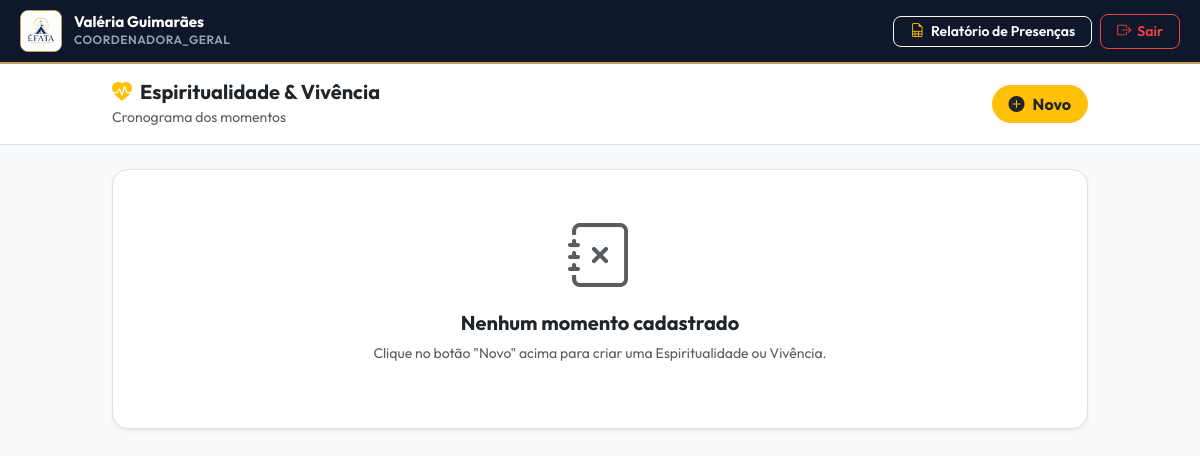
Page /espiritualidade.php on the earlier database version.
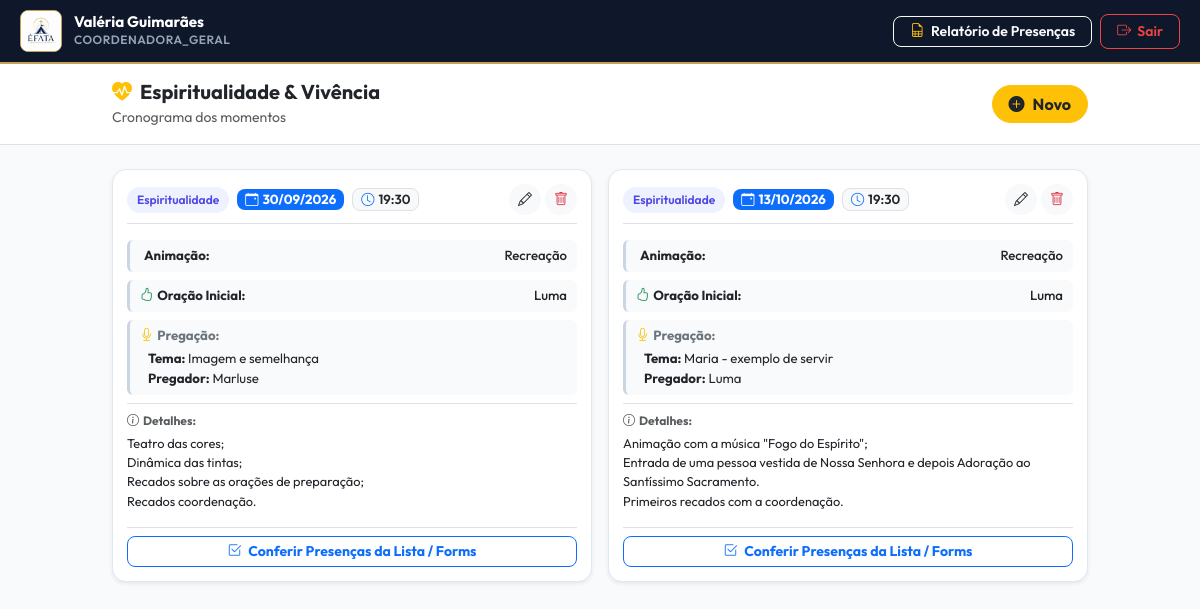
Same page on the later database version.
### tables this page shows
CREATE TABLE `espiritualidades` (
  `id` int(11) NOT NULL,
  `edicao_id` int(11) DEFAULT NULL,
  `tipo` varchar(50) NOT NULL,
  `data_momento` date DEFAULT NULL,
  `horario_momento` time DEFAULT NULL,
  `animacao_responsavel` varchar(255) DEFAULT NULL,
  `oracao_inicial_responsavel` varchar(255) DEFAULT NULL,
  `pregacao_tema` varchar(255) DEFAULT NULL,
  `pregacao_pregador` varchar(255) DEFAULT NULL,
  `detalhes` text DEFAULT NULL,
  `created_at` timestamp NOT NULL DEFAULT current_timestamp()
);

### espiritualidade.php (the view, shortened to what this page needs)
<?php
require_once 'config/database.php';
$nome_usuario = $_SESSION['usuario_nome'] ?? $_SESSION['nome'] ?? 'Valéria Guimarães';
$perfil       = $_SESSION['usuario_perfil'] ?? $_SESSION['perfil'] ?? 'COORDENADORA_GERAL';
$edicao_id_param = isset($_GET['edicao_id']) ? intval($_GET['edicao_id']) : 0;
$modalidade_id_param = isset($_GET['modalidade_id']) ? intval($_GET['modalidade_id']) : 0;
$sql = "SELECT * FROM espiritualidades WHERE 1=1";
$sql .= " ORDER BY data_momento ASC, horario_momento ASC, id DESC";
$res = $conn->query($sql);
$lista_espiritualidades = $res ? $res->fetch_all(MYSQLI_ASSOC) : [];
?>
<!DOCTYPE html>
<html lang="pt-br">
<head>
    <link href="https://cdn.jsdelivr.net/npm/bootstrap@5.3.0/dist/css/bootstrap.min.css" rel="stylesheet">
    <link rel="stylesheet" href="https://cdn.jsdelivr.net/npm/bootstrap-icons@1.11.0/font/bootstrap-icons.css">
</head>
<body>
    <nav class="navbar navbar-expand-lg navbar-custom sticky-top no-print">
        <div class="container-fluid p-0">
            <div class="user-profile-container">
                <div class="logo-box">
                    <img src="./uploads/logos/logoefata.png" alt="Logo" onerror="this.onerror=null; this.src='https://via.placeholder.com/40';">
                </div>
                <div class="user-info-text">
                    <div class="user-name"><?= htmlspecialchars($nome_usuario) ?></div>
                    <div class="user-role"><?= htmlspecialchars($perfil) ?></div>
                </div>
            </div>
            <div class="d-flex align-items-center gap-2 ms-auto">
                <button class="btn btn-outline-light btn-sm rounded-3 fw-semibold px-3" data-bs-toggle="modal" data-bs-target="#modalRelatorioGeral">
                    <i class="bi bi-file-earmark-spreadsheet me-1 text-warning"></i> Relatório de Presenças
                </button>
                <a href="logout.php" class="btn-nav-outline-red">
                    <i class="bi bi-box-arrow-right"></i> Sair
                </a>
            </div>
        </div>
    </nav>
    <div class="bg-white border-bottom py-3 no-print">
        <div class="container d-flex align-items-center justify-content-between" style="max-width: 1000px;">
            <div class="d-flex align-items-center gap-3">
                <div>
                    <h5 class="fw-bold m-0 text-dark"><i class="bi bi-heart-pulse-fill text-warning me-2"></i>Espiritualidade & Vivência</h5>
                    <small class="text-muted">Cronograma dos momentos</small>
                </div>
            </div>
            <button class="btn btn-warning rounded-pill px-3 fw-bold text-dark d-flex align-items-center gap-2" onclick="abrirModalForm()">
                <i class="bi bi-plus-circle-fill"></i> Novo
            </button>
        </div>
    </div>
    <main class="container py-4" style="max-width: 1000px;">
        <?php if (empty($lista_espiritualidades)): ?>
            <div class="text-center py-5 bg-white rounded-4 border p-4 shadow-sm no-print">
                <i class="bi bi-journal-x display-3 text-muted d-block mb-3"></i>
                <h5 class="fw-bold text-dark">Nenhum momento cadastrado</h5>
                <p class="text-muted small">Clique no botão "Novo" acima para criar uma Espiritualidade ou Vivência.</p>
            </div>
        <?php else: ?>
            <div class="row row-cols-1 row-cols-md-2 g-3">
                <?php foreach ($lista_espiritualidades as $item): ?>
                    <?php
                    $tipo_lc = strtolower($item['tipo']);
                    $is_vivencia = ($tipo_lc === 'vivência' OR $tipo_lc === 'vivencia');
                    $badge_class = $is_vivencia ? 'badge-vivencia' : 'badge-espiritualidade';
                    $data_formatada = !empty($item['data_momento']) ? date('d/m/Y', strtotime($item['data_momento'])) : 'Sem data';
                    $hora_formatada = !empty($item['horario_momento']) ? date('H:i', strtotime($item['horario_momento'])) : 'Sem horário';
                    $json_item = htmlspecialchars(json_encode($item), ENT_QUOTES, 'UTF-8');
                    ?>
                    <div class="col">
                        <div class="card-espiritualidade shadow-sm">
                            <div>
                                <div class="d-flex align-items-center justify-content-between mb-3 border-bottom pb-2">
                                    <div class="d-flex align-items-center gap-2 flex-wrap">
                                        <span class="badge-tipo <?= $badge_class ?>"><?= htmlspecialchars($item['tipo']) ?></span>
                                        <span class="badge bg-primary text-white fw-bold px-2 py-1 rounded-3" style="font-size: 0.825rem;">
                                            <i class="bi bi-calendar-event me-1"></i><?= $data_formatada ?>
                                        </span>
                                        <span class="badge bg-light text-dark border fw-semibold px-2 py-1 rounded-3" style="font-size: 0.825rem;">
                                            <i class="bi bi-clock me-1 text-primary"></i><?= $hora_formatada ?>
                                        </span>
                                    </div>
                                    <div class="d-flex align-items-center gap-1 no-print">
                                        <button type="button" class="btn btn-sm btn-light rounded-circle p-1 px-2" title="Editar" onclick='abrirModalForm(<?= $json_item ?>)'>
                                            <i class="bi bi-pencil text-dark"></i>
                                        </button>
                                        <form method="POST" action="espiritualidade.php?edicao_id=<?= $edicao_id_param ?>&modalidade_id=<?= $modalidade_id_param ?>" onsubmit="return confirm('Tem certeza que deseja excluir este momento?');" class="d-inline">
                                            <button type="submit" class="btn btn-sm btn-light rounded-circle text-danger p-1 px-2" title="Excluir">
                                                <i class="bi bi-trash"></i>
                                            </button>
                                        </form>
                                    </div>
                                </div>
                                <div class="d-flex flex-column gap-2">
                                    <?php if (!empty($item['animacao_responsavel'])): ?>
                                        <div class="item-ordem d-flex justify-content-between align-items-center">
                                            <span><i class="bi bi-music-note-beaming text-primary me-1"></i><strong>Animação:</strong></span>
                                            <span class="text-dark fw-medium"><?= htmlspecialchars($item['animacao_responsavel']) ?></span>
                                        </div>
                                    <?php endif; ?>
                                    <?php if (!empty($item['oracao_inicial_responsavel'])): ?>
                                        <div class="item-ordem d-flex justify-content-between align-items-center">
                                            <span><i class="bi bi-hand-thumbs-up text-success me-1"></i><strong>Oração Inicial:</strong></span>
                                            <span class="text-dark fw-medium"><?= htmlspecialchars($item['oracao_inicial_responsavel']) ?></span>
                                        </div>
                                    <?php endif; ?>
                                    <?php if (!$is_vivencia): ?>
                                        <?php if (!empty($item['pregacao_tema']) OR !empty($item['pregacao_pregador'])): ?>
                                            <div class="item-ordem">
                                                <div class="fw-bold text-secondary mb-1"><i class="bi bi-mic text-warning me-1"></i>Pregação:</div>
                                                <div class="ps-2">
                                                    <?php if (!empty($item['pregacao_tema'])): ?>
                                                        <div><strong>Tema:</strong> <?= htmlspecialchars($item['pregacao_tema']) ?></div>
                                                    <?php endif; ?>
                                                    <?php if (!empty($item['pregacao_pregador'])): ?>
                                                        <div><strong>Pregador:</strong> <?= htmlspecialchars($item['pregacao_pregador']) ?></div>
                                                    <?php endif; ?>
                                                </div>
                                            </div>
                                        <?php endif; ?>
                                    <?php endif; ?>
                                </div>
                            </div>
                            <?php if (!empty($item['detalhes'])): ?>
                                <div class="mt-2 pt-2 border-top">
                                    <small class="text-muted d-block mb-1" style="font-size: 0.75rem;"><strong><i class="bi bi-info-circle me-1"></i>Detalhes:</strong></small>
                                    <p class="small text-dark m-0" style="white-space: pre-line; font-size: 0.8rem;"><?= htmlspecialchars($item['detalhes']) ?></p>
                                </div>
                            <?php endif; ?>
                            <div class="mt-3 pt-2 border-top no-print">
                                <button class="btn btn-outline-primary btn-sm w-100 rounded-3 fw-bold" onclick="abrirModalChamada(<?= $item['id'] ?>, '<?= htmlspecialchars($item['tipo']) ?> - <?=$data_formatada ?>')">
                                    <i class="bi bi-check2-square me-1"></i> Conferir Presenças da Lista / Forms
                                </button>
                            </div>
                        </div>
                    </div>
                <?php endforeach; ?>
            </div>
        <?php endif; ?>
    </main>
</body>
</html>

### espiritualidade.php (style rules this page uses)
:root { --efata-dark: #0F172A; --efata-gold: #C5A059; --efata-bg: #F8FAFC; }
body { font-family: 'Outfit', sans-serif; background-color: var(--efata-bg); }
.navbar-custom { background-color: var(--efata-dark); padding: 10px 20px; border-bottom: 2px solid var(--efata-gold); }
.user-profile-container { display: flex; align-items: center; gap: 12px; }
.logo-box { width: 42px; height: 42px; background: #fff; border-radius: 8px; border: 1px solid var(--efata-gold); display: flex; align-items: center; justify-content: center; overflow: hidden; }
.logo-box img { max-width: 100%; max-height: 100%; object-fit: contain; }
.user-info-text { display: flex; flex-direction: column; }
.user-name { color: #ffffff; font-weight: 700; font-size: 0.95rem; line-height: 1.2; }
.user-role { color: #94A3B8; font-size: 0.75rem; font-weight: 600; text-transform: uppercase; letter-spacing: 0.5px; }
.btn-nav-outline-red { color: #EF4444; border: 1px solid #EF4444; background: transparent; padding: 6px 16px; border-radius: 8px; font-size: 0.875rem; font-weight: 600; text-decoration: none; display: inline-flex; align-items: center; gap: 6px; }
.card-espiritualidade { background: #fff; border-radius: 14px; border: 1px solid #E2E8F0; padding: 14px; transition: all 0.2s; height: 100%; display: flex; flex-direction: column; justify-content: space-between; }
.badge-tipo { font-size: 0.75rem; font-weight: 600; padding: 4px 10px; border-radius: 20px; }
.badge-espiritualidade { background-color: #EEF2FF; color: #4F46E5; }
.item-ordem { padding: 6px 10px; background-color: #F8FAFC; border-radius: 6px; border-left: 3px solid #CBD5E1; font-size: 0.825rem; }

Differences in the rows shown:
added espiritualidades: tipo "Espiritualidade", data_momento "30/09/2026", horario_momento "19:30", animacao_responsavel "Recreação", oracao_inicial_responsavel "Luma", pregacao_tema "Imagem e semelhança", pregacao_pregador "Marluse", detalhes "Teatro das cores; Dinâmica das tintas; Recados sobre as orações de preparação; Recados coordenação."
added espiritualidades: tipo "Espiritualidade", data_momento "13/10/2026", horario_momento "19:30", animacao_responsavel "Recreação", oracao_inicial_responsavel "Luma", pregacao_tema "Maria - exemplo de servir", pregacao_pregador "Luma", detalhes "Animação com a música \"Fogo do Espírito\"; Entrada de uma pessoa vestida de Nossa Senhora e depois Adoração ao Santíssimo Sacramento. Primeiros recados com a coordenação."
Other differences:
text no longer shown: "Nenhum momento cadastrado Clique no botão \"Novo\" acima para criar uma Espiritualidade ou Vivência."
